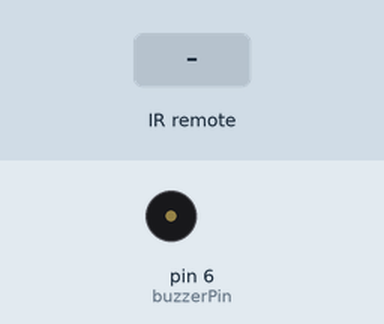
The sketch below on a simulated Arduino Uno, built with avr-gcc and run on an emulated ATmega328P. Parts: buzzer (waves = sounding). The inputs (shaded band) are chosen by the test bench.

Above: at 1.2 s.
1.3 s: infrared code 0xFF18E7 received
At 2.0 s:
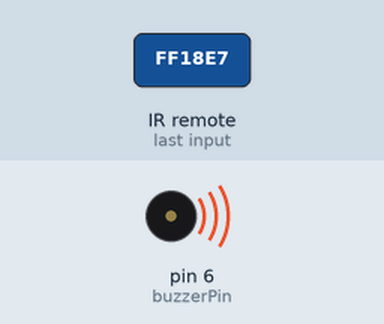
4.3 s: infrared code 0xFF38C7 received
At 7.7 s:
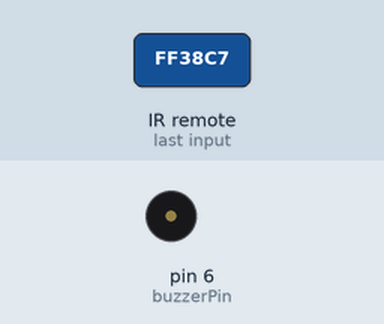
Timing chart, 0 to 9.2 s (numbered marks = the images above; inputs shaded):
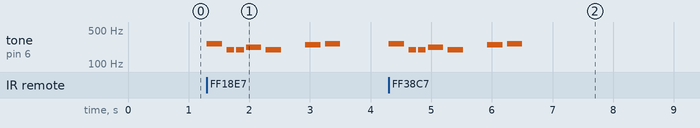

Measured:
- after the input at 1.3 s, tone on pin 6 (buzzerPin): plays 262 Hz for 0.25 s, 196 Hz for 0.13 s, 196 Hz for 0.13 s, 220 Hz for 0.25 s, 196 Hz for 0.25 s, 247 Hz for 0.25 s … (7 notes in this stretch), starting at once
- after the input at 4.3 s, tone on pin 6 (buzzerPin): plays 262 Hz for 0.25 s, 196 Hz for 0.13 s, 196 Hz for 0.13 s, 220 Hz for 0.25 s, 196 Hz for 0.25 s, 247 Hz for 0.25 s … (7 notes in this stretch), starting at once

The sketch:

modeChange.ino
```cpp
/*
  IR Receiver Demonstration 1
  IR-Rcv-Demo1.ino
  Demonstrates IR codes with IR Receiver
  Displays results on Serial Monitor

  DroneBot Workshop 2017
  http://dronebotworkshop.com
*/
#include <IRremote.h>
#define Button1 0xFF18E7
#define Button2 0xFF38C7
// Include IR Remote Li;brary by Ken Shirriff
int noteDurationsWin[]={4, 8, 8, 4, 4, 4, 4, 4};
int melodyWin[]={262, 196, 196, 220, 196, 0, 247, 262};
// Define sensor pin
const int RECV_PIN = 7;
uint32_t Previous;
// Define IR Receiver and Results Objects
IRrecv irrecv(RECV_PIN);
decode_results results;
int buzzerPin = 6;

void setup(){
  // Serial Monitor @ 9600 baud
  Serial.begin(9600);
  // Enable the IR Receiver
  irrecv.enableIRIn();
//  Previous = 0;
}

void loop(){
  if (irrecv.decode(&results)){
        PlayWin();
        irrecv.resume();
  }
}

void PlayWin(){
  for (int thisNote=0; thisNote <8; thisNote++){

    //to calculate the note duration, take one second. Divided by the note type
    int noteDuration = 1000 / noteDurationsWin [thisNote];
    tone(buzzerPin, melodyWin[thisNote], noteDuration);

    //to distinguish the notes, set a minimum time between them
    //the note's duration +30% seems to work well
    int pauseBetweenNotes = noteDuration * 1.30;
    delay(pauseBetweenNotes);

    //stop the tone playing
    noTone(8);
  }
}
```

madlibs.cpp
```cpp
#include <arduino.h>
#include <stdio.h>
#include <stdlib.h>
#include <string.h>
#include <math.h>

void setup() {
    Serial.begin(9600);
    Serial.println("Hello World!");
}


void loop() {
    Serial.println("Hello World!");
    delay(1000);
}
```
